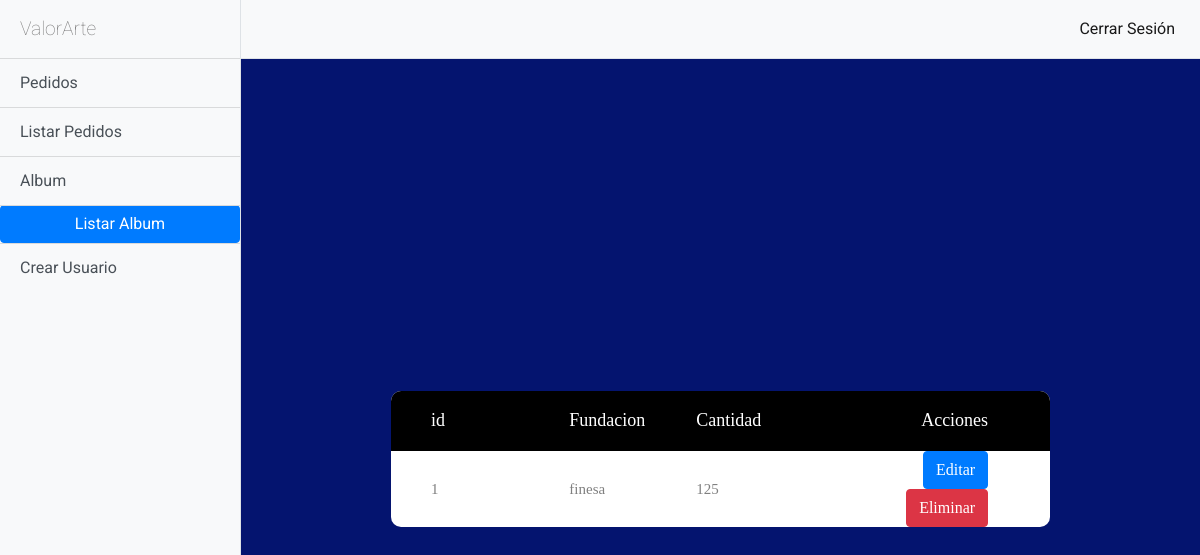
The page /album/listar (signed in) on the database its author committed.
### album/models.py (models this page shows, shortened)
class Album(models.Model):
    fundacion = models.CharField(max_length=50)
    cantidad = models.IntegerField()

### album/views.py (the view)
class AlbumList(ListView):
    model = Album
    template_name = 'album/album_list.html'

### templates/album/album_list.html (shortened to what this page needs)
{% extends 'base/base.html' %}
{% block navbar %}
    <div class="bg-light border-right" id="sidebar-wrapper">
        <div class="sidebar-heading"> ValorArte </div>
        <div class="list-group list-group-flush">
            <a href="{% url 'pedidos:pedidos_crear' %}" class="btn list-group-item list-group-item-action bg-light">Pedidos</a>
            <a href="{% url 'pedidos:pedidos_listar' %}" class="btn list-group-item list-group-item-action bg-light">Listar Pedidos</a>
            <a href="{% url 'album:album_crear' %}" class="btn list-group-item list-group-item-action bg-light">Album</a>
          <button href="{% url 'album:album_listar' %}" class="btn btn-primary">
            Listar Album
          </button>
          <a href="{% url 'usuarios:registrar' %}" class="btn list-group-item list-group-item-action bg-light">Crear Usuario</a>
        </div>
      </div>
      <div id="page-content-wrapper">
        <nav class="navbar navbar-expand-lg navbar-light bg-light border-bottom">
          <div class="collapse navbar-collapse" id="navbarSupportedContent">
            <ul class="navbar-nav ml-auto mt-2 mt-lg-0">
              <li class="nav-item active">
                <a class="btn nav-link" href="{% url 'logout' %}">Cerrar Sesión <span class="sr-only">(current)</span></a>
            </ul>
          </div>
        </nav>
    {% endblock navbar %}
{% block content %}
<div class="limiter">
        <div class="container-table100">
          <div class="wrap-table100">
            <div class="table100">
              <table>
                <thead>
                  <tr class="table100-head">
                        <th class="column1">id</th>
                    <th class="column2">Fundacion</th>
                    <th class="column3">Cantidad</th>
                    <th class="column6">Acciones</th>
                  </tr>
                </thead>
                <tbody class="falbum">
                        {% if object_list %}
                        {% for albums in object_list %}
                        <tr>
                            <td class="column1">{{albums.id}}</td>
                            <td class="column2">{{albums.fundacion}}</td>
                            <td class="column3">{{albums.cantidad}}</td>
                            <td class="column6">
                                <a class="btn btn-primary" href="{%url 'album:album_editar' albums.id%}">Editar</a>
                                <a class="btn btn-danger" href="{%url 'album:album_eliminar' albums.id%}">Eliminar</a>
                            </td>
                        </tr>
                        {% endfor %}
                        {% else %}
                        <h1>no existen registros</h1>
                    {% endif %}
                </tbody>
              </table>
            </div>
          </div>
        </div>
      </div>
{% endblock content %}

### static/css/formstyle.css (style rules this page uses)
* { margin: 0; padding: 0; box-sizing: border-box; -webkit-box-sizing: border-box; -moz-box-sizing: border-box; -webkit-font-smoothing: antialiased; -moz-font-smoothing: antialiased; -o-font-smoothing: antialiased; font-smoothing: antialiased; text-rendering: optimizeLegibility; }
body { font-family: "Roboto", Helvetica, Arial, sans-serif; font-weight: 100; font-size: 12px; line-height: 30px; color: #777; background: #04146F; }
.limiter { width: 75%; margin: 0 auto; }
.container-table100 { width: 100%; min-height: 100vh; background: #04146F; display: -webkit-box; display: -webkit-flex; display: -moz-box; display: -ms-flexbox; display: flex; align-items: center; justify-content: center; flex-wrap: wrap; padding: 33px 30px; }
.wrap-table100 { width: 1170px; }
table { border-spacing: 1; border-collapse: collapse; background: white; border-radius: 10px; overflow: hidden; width: 100%; margin: 0 auto; position: relative; }
table * { position: relative; }
table td, table th { padding-left: 8px; }
table thead tr { height: 60px; background: #000000; }
table tbody tr { height: 50px; }
table tbody tr:last-child { border: 0; }
table td, table th { text-align: left; }
.table100-head th { font-family: OpenSans-Regular; font-size: 18px; color: #fff; line-height: 1.2; font-weight: unset; }
tbody tr { font-family: OpenSans-Regular; font-size: 15px; color: #808080; line-height: 1.2; font-weight: unset; }
.column1 { width: 260px; padding-left: 40px; }
.column2 { width: 160px; }
.column3 { width: 245px; }
.column6 { width: 222px; text-align: right; padding-right: 62px; }

### static/css/simple-sidebar.css (style rules this page uses)
body { overflow-x: hidden; }
#sidebar-wrapper { min-height: 100vh; margin-left: -15rem; -webkit-transition: margin .25s ease-out; -moz-transition: margin .25s ease-out; -o-transition: margin .25s ease-out; transition: margin .25s ease-out; }
#sidebar-wrapper .sidebar-heading { padding: 0.875rem 1.25rem; font-size: 1.2rem; }
#sidebar-wrapper .list-group { width: 15rem; }
#page-content-wrapper { min-width: 100vw; }
@media (min-width: 768px) { #sidebar-wrapper { margin-left: 0; } }
@media (min-width: 768px) { #page-content-wrapper { min-width: 0; width: 100%; } }

### rows shown on the page
Album: id "1", fundacion "finesa", cantidad "125"
